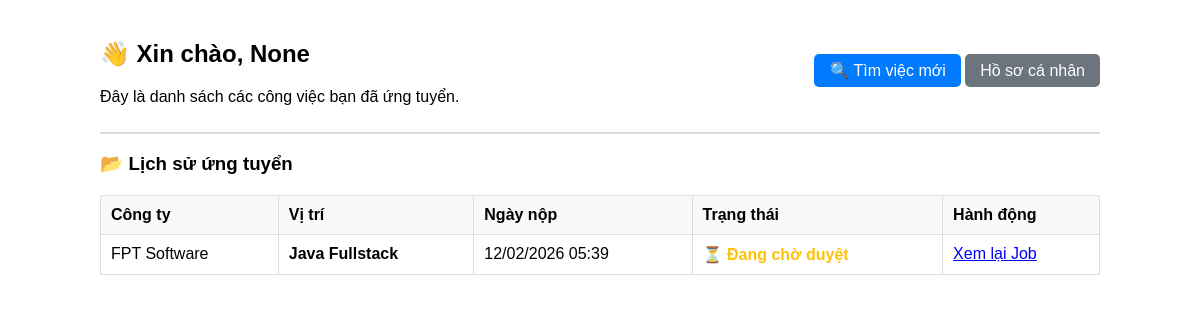
Page /my-applications/ (signed in) on the committed database.
### base/models.py (models this page shows, shortened)
class User(AbstractUser):
    username = None
    email = models.EmailField(unique=True, verbose_name="Địa chỉ Email")
    ROLE_CHOICES = (
        ('candidate', 'Ứng viên'),
        ('recruiter', 'Nhà tuyên dụng'),
    )
    role = models.CharField(max_length=10, choices=ROLE_CHOICES, default='candidate')
    USERNAME_FIELD = 'email'
    REQUIRED_FIELDS = []
    objects = CustomerUserManager()

class Application(models.Model):
    STATUS_CHOICES = (('pending', 'Đang chờ'), ('accepted', 'Mời phỏng vấn'), ('rejected', 'Từ chối'))
    job = models.ForeignKey(JobPost, on_delete=models.CASCADE, related_name='applications')
    candidate = models.ForeignKey(User, on_delete=models.CASCADE, related_name='my_applications')
    applied_at = models.DateTimeField(auto_now_add=True)
    cv_snapshot = models.FileField(upload_to='application_cvs/')
    status = models.CharField(max_length=10, choices=STATUS_CHOICES, default='pending')
    class Meta:
        unique_together = ('job', 'candidate')

class JobPost(models.Model):
    recruiter = models.ForeignKey(User, on_delete=models.CASCADE, related_name='job_posts', null=True, blank=True)
    company_name = models.CharField(max_length=200)
    title = models.TextField(max_length=200, verbose_name="Tiêu đề công việc")
    description = models.TextField(verbose_name="Mô tả công việc")
    requirements = models.TextField(verbose_name="Yêu cầu công việc")
    salary_range = models.CharField(max_length=100, null=True, blank=True)
    location = models.CharField(max_length=255, verbose_name="Địa điểm làm việc")
    deadline = models.DateField(null = True, blank = True)
    is_active = models.BooleanField(default=True)
    created_at = models.DateTimeField(auto_now_add=True)
    interview_count = models.IntegerField(default=0, verbose_name="Số lượng đã nộp hồ sơ")
    full_text_search = models.TextField(blank=True, null=True)

### base/views/candidate_view.py (the view)
# urls.py: path('my-applications/', candidate_view.my_application, name='my_applications'),
@login_required(login_url='login')
def my_application(request):
    if request.user.role != 'candidate':
        return redirect('home')
    apps = Application.objects.filter(candidate=request.user).order_by('-applied_at')
    return render(request, 'candidate/my_application.html', {'apps': apps})

### base/templates/candidate/my_application.html (shortened to what this page needs)
<!DOCTYPE html>
<html lang="vi">
<head>
</head>
<body>
    <div class="header">
        <div>
            <h2>👋 Xin chào, {{ request.user.username }}</h2>
            <p>Đây là danh sách các công việc bạn đã ứng tuyển.</p>
        </div>
        <div>
            <a href="{% url 'home' %}" class="btn btn-blue">🔍 Tìm việc mới</a>
            <a href="#" class="btn btn-gray">Hồ sơ cá nhân</a>
        </div>
    </div>
    <h3>📂 Lịch sử ứng tuyển</h3>
    <table>
        <thead>
            <tr>
                <th>Công ty</th>
                <th>Vị trí</th>
                <th>Ngày nộp</th>
                <th>Trạng thái</th>
                <th>Hành động</th>
            </tr>
        </thead>
        <tbody>
            {% for app in apps %}
            <tr>
                <td>{{ app.job.company_name }}</td>
                <td>
                    <strong>{{ app.job.title }}</strong>
                </td>
                <td>{{ app.applied_at|date:"d/m/Y H:i" }}</td>
                <td>
                    {% if app.status == 'Pending' %}
                        <span class="status-pending">⏳ Đang chờ duyệt</span>
                    {% elif app.status == 'Accepted' %}
                        <span class="status-accepted">✅ Đã được nhận</span>
                    {% else %}
                        <span class="status-rejected">❌ Bị từ chối</span>
                    {% endif %}
                </td>
                <td>
                    <a href="{% url 'job_detail' app.job.id %}" style="color: blue;">Xem lại Job</a>
                </td>
            </tr>
            {% endfor %}
        </tbody>
    </table>
</body>
</html>

### base/templates/candidate/my_application.html (style rules this page uses)
body { font-family: sans-serif; padding: 20px; max-width: 1000px; margin: 0 auto; }
.header { display: flex; justify-content: space-between; align-items: center; border-bottom: 2px solid #ddd; padding-bottom: 10px; }
.btn { padding: 8px 15px; text-decoration: none; border-radius: 5px; color: white; }
.btn-blue { background-color: #007bff; }
.btn-gray { background-color: #6c757d; }
table { width: 100%; border-collapse: collapse; margin-top: 20px; }
th, td { border: 1px solid #ddd; padding: 10px; text-align: left; }
th { background-color: #f8f9fa; }
.status-pending { color: #ffc107; font-weight: bold; }

### rows in the picture
User: user.username "None"
Application: job.company_name "FPT Software", job "Java Fullstack", applied_at "12/02/2026 05:39", status "⏳ Đang chờ duyệt"
